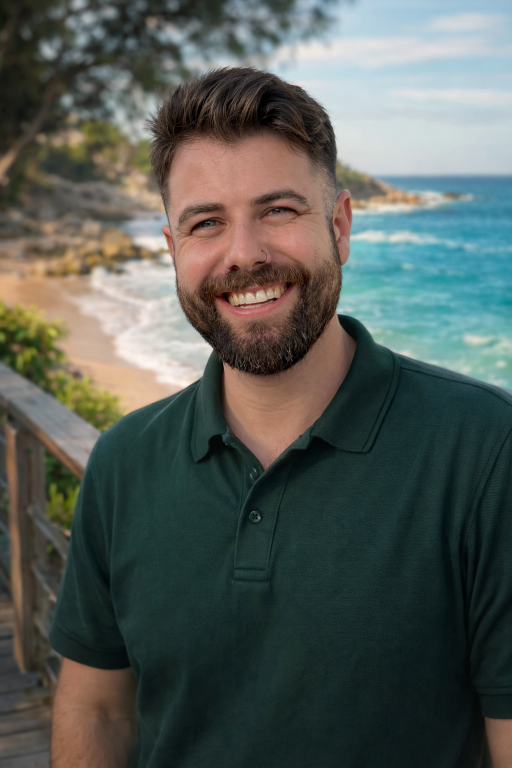
#> input picture 921C5C42-4679-4D25-AD92-DFFD5493C578.PNG, 1024 x 1536 px (shown at 1/2 size)
$ python compose_hero.py ../../921C5C42-4679-4D25-AD92-DFFD5493C578.PNG ../../921C5C42-4679-4D25-AD92-DFFD5493C578.PNG ../../921C5C42-4679-4D25-AD92-DFFD5493C578.PNG
#> lines starting #> are read from the running program, lines starting #| are printed output that depends on the picture; after the words box and inside, x2 and y2 are one past the last pixel; in counts of white or black regions, pixels touching at a corner belong together
#!/usr/bin/env python3
"""Composite an on-brand Sophiie hero: Sky Glow gradient + navy headline + rounded photo.
Matches the house promo-hero template. Usage: compose_hero.py <photo> <out> "Headline"
"""
import sys
from PIL import Image, ImageDraw, ImageFont

photo_path, out_path = sys.argv[1], sys.argv[2]
headline = sys.argv[3] if len(sys.argv) > 3 else "Sophiie's been busy"

W, H = 1200, 1400
NAVY = (11, 23, 56)

# --- Sky Glow gradient background (pale blue, soft white-centre glow) ---
top = (234, 247, 255)      # #EAF7FF
bottom = (176, 219, 248)   # ~#B0DBF8
bg = Image.new("RGB", (W, H), top)
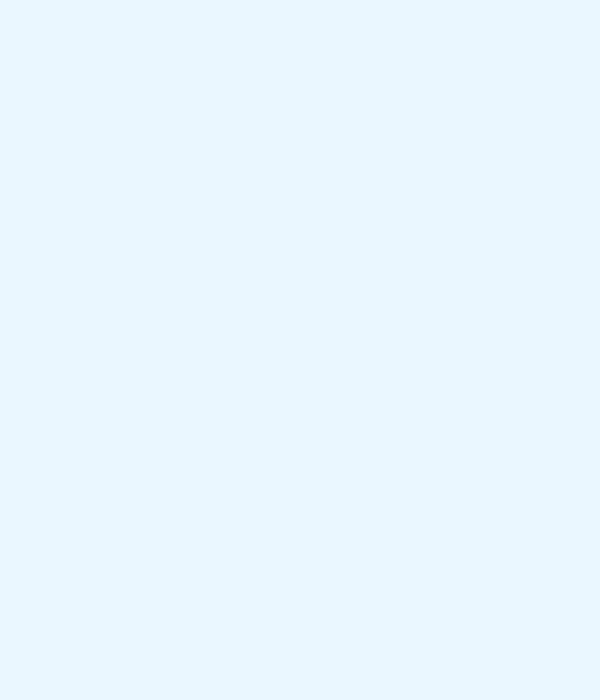
#> bg: PIL image 1200x1400 RGB (shown at 1/2 size); mean R, G, B 234, 247, 255
px = bg.load()
for y in range(H):
    t = y / (H - 1)
    r = int(top[0] + (bottom[0]-top[0]) * t)
    g = int(top[1] + (bottom[1]-top[1]) * t)
    b = int(top[2] + (bottom[2]-top[2]) * t)
    for x in range(W):
        px[x, y] = (r, g, b)
# soft centre glow near the headline
glow = Image.new("L", (W, H), 0)
#> glow: PIL image 1200x1400 L; every value is 0
gd = ImageDraw.Draw(glow)
gd.ellipse([W*0.1, -H*0.15, W*0.9, H*0.45], fill=70)
glow = glow.filter_blur if False else glow
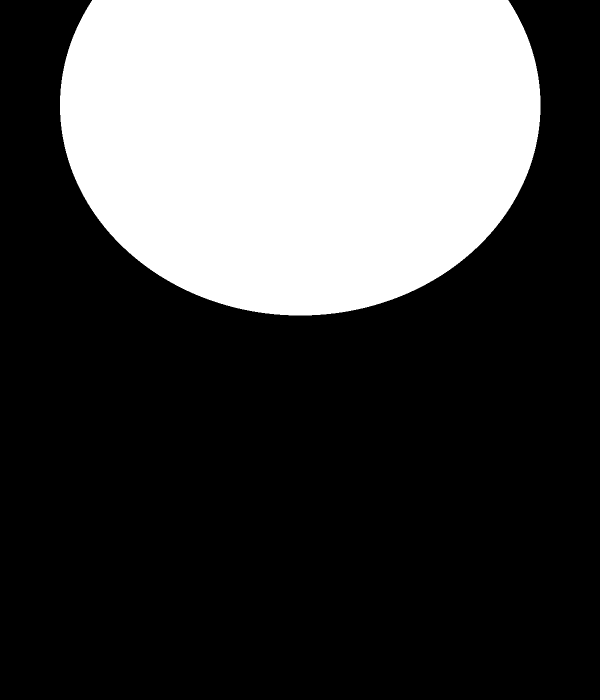
#> glow: PIL image 1200x1400 L (shown at 1/2 size); values 0 (black) and 70 (white), 30.4% white; 1 white region, box (x1, y1, x2, y2) and area: (120, 0, 1081, 631) 510803
white = Image.new("RGB", (W, H), (255, 255, 255))
#> white: PIL image 1200x1400 RGB; every value is 255
from PIL import ImageFilter
glow = glow.filter(ImageFilter.GaussianBlur(120))
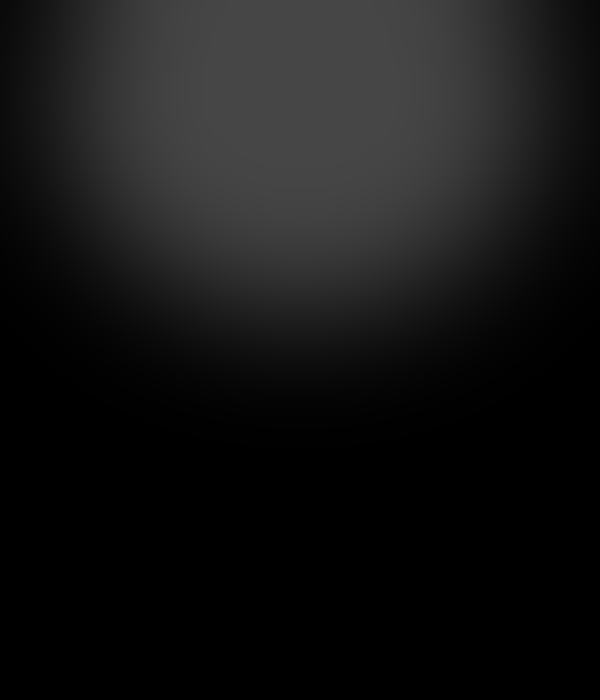
#> glow: PIL image 1200x1400 L (shown at 1/2 size); min 0, max 70, mean 21
bg = Image.composite(white, bg, glow)
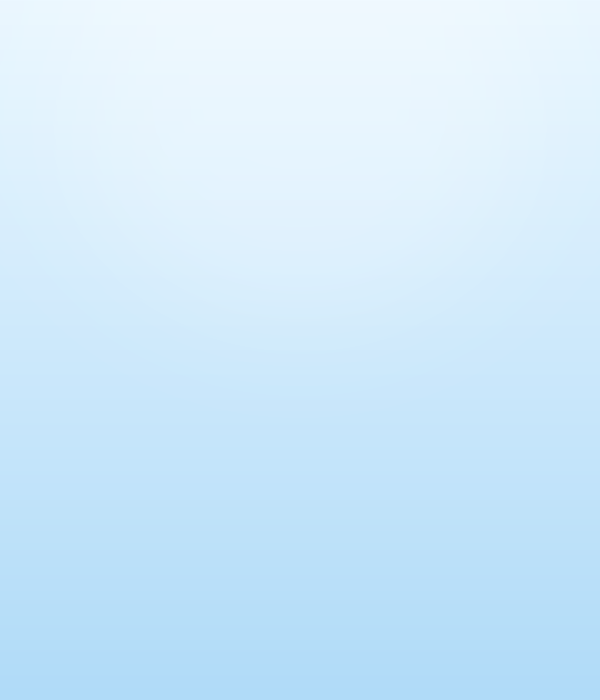
#> bg: PIL image 1200x1400 RGB (shown at 1/2 size); mean R, G, B 207.3, 233.7, 251.1

draw = ImageDraw.Draw(bg)

# --- Headline (bold navy, sentence case, brand-correct) ---
def load_font(size):
#> called with size = 116
    for p in ["/System/Library/Fonts/HelveticaNeue.ttc",
              "/System/Library/Fonts/Helvetica.ttc",
              "/System/Library/Fonts/Avenir Next.ttc",
              "/System/Library/Fonts/SFNS.ttf"]:
        try:
            return ImageFont.truetype(p, size, index=0)
        except Exception:
            continue
    return ImageFont.load_default()

# wrap headline to fit width
def wrap(text, font, maxw):
#> called with maxw = 1020
    words, lines, cur = text.split(), [], ""
    for w in words:
        test = (cur + " " + w).strip()
        if draw.textlength(test, font=font) <= maxw:
            cur = test
        else:
            if cur: lines.append(cur)
            cur = w
#> after the loop, lines = []
    if cur: lines.append(cur)
    return lines

fsize = 116
font = load_font(fsize)
margin = 90
lines = wrap(headline, font, W - 2*margin)
#> lines = 1 item
line_h = int(fsize * 1.12)
y = 110
for ln in lines:
    tw = draw.textlength(ln, font=font)
    draw.text(((W - tw)/2, y), ln, font=font, fill=NAVY)
    y += line_h
#> this loop made 1 pass
#> (tw, y) on pass 1: (3110.7, 239)
#> after the loop, y = 239
y += 34
#> y = 273

# --- Rounded photo below the headline ---
photo = Image.open(photo_path).convert("RGB")
#> photo is the input picture: PIL image 1024x1536 RGB; mean R, G, B 85.2, 91.9, 86.5
pad = 80
pw = W - 2*pad
ph = H - y - pad
#> ph = 1047
# cover-crop the photo to pw x ph
src_ratio = photo.width / photo.height
#> src_ratio = 0.667
dst_ratio = pw / ph
#> dst_ratio = 0.993
if src_ratio > dst_ratio:
    nh = photo.height; nw = int(nh * dst_ratio)
    left = (photo.width - nw)//2; photo = photo.crop((left, 0, left+nw, nh))
else:
    nw = photo.width; nh = int(nw / dst_ratio)
#> after `nw = photo.width`: nw = 1024
#> after `nh = int(nw / dst_ratio)`: nh = 1030
    top_c = (photo.height - nh)//2; photo = photo.crop((0, top_c, nw, top_c+nh))
#> after `top_c = (photo.height - nh) // 2`: top_c = 253
#> after `photo = photo.crop((0, top_c, nw, top_c + nh))`:
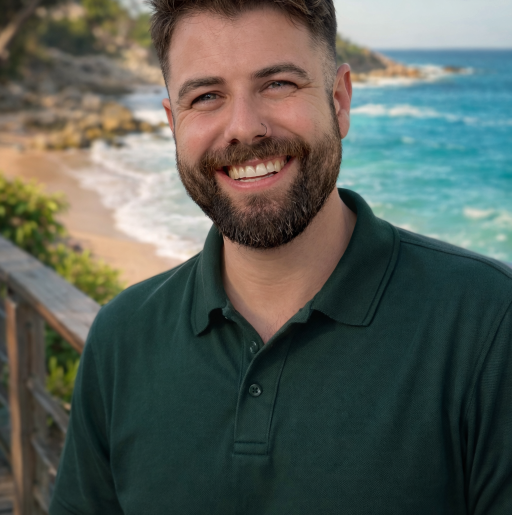
#> photo: PIL image 1024x1030 RGB (shown at 1/2 size); mean R, G, B 87.7, 93.9, 86.6
photo = photo.resize((pw, ph), Image.LANCZOS)
#> photo: PIL image 1040x1047 RGB
# rounded mask
radius = 56
mask = Image.new("L", (pw, ph), 0)
#> mask: PIL image 1040x1047 L; every value is 0
ImageDraw.Draw(mask).rounded_rectangle([0, 0, pw, ph], radius=radius, fill=255)
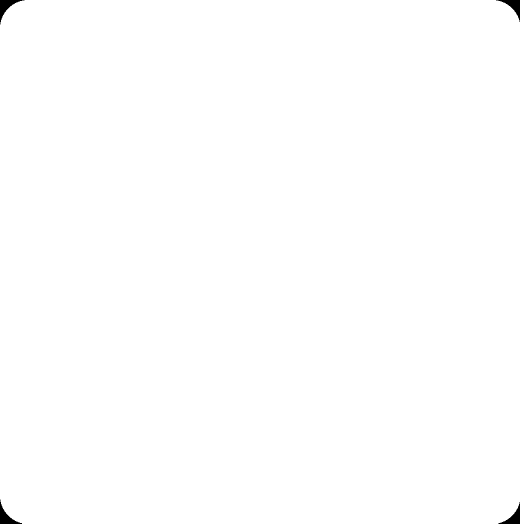
#> mask: PIL image 1040x1047 L (shown at 1/2 size); 99.8% white; 4 black regions, box (x1, y1, x2, y2) and area: (0, 0, 49, 49) 691, (992, 0, 1040, 44) 642, (0, 999, 44, 1047) 642, (997, 1004, 1040, 1047) 594
bg.paste(photo, (pad, y), mask)
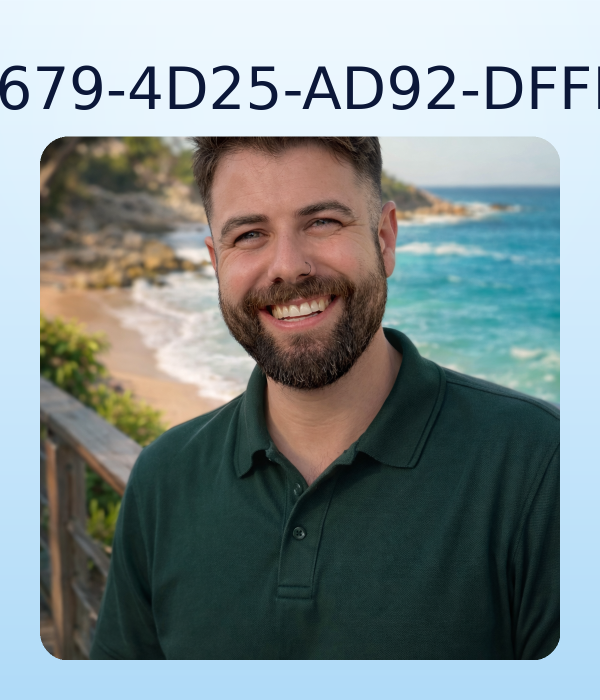
#> bg: PIL image 1200x1400 RGB (shown at 1/2 size); mean R, G, B 128.8, 140.6, 141.5

bg.save(out_path, "JPEG", quality=86)
print("saved", out_path, bg.size)
#| saved ../../921C5C42-4679-4D25-AD92-DFFD5493C578.PNG (1200, 1400)
